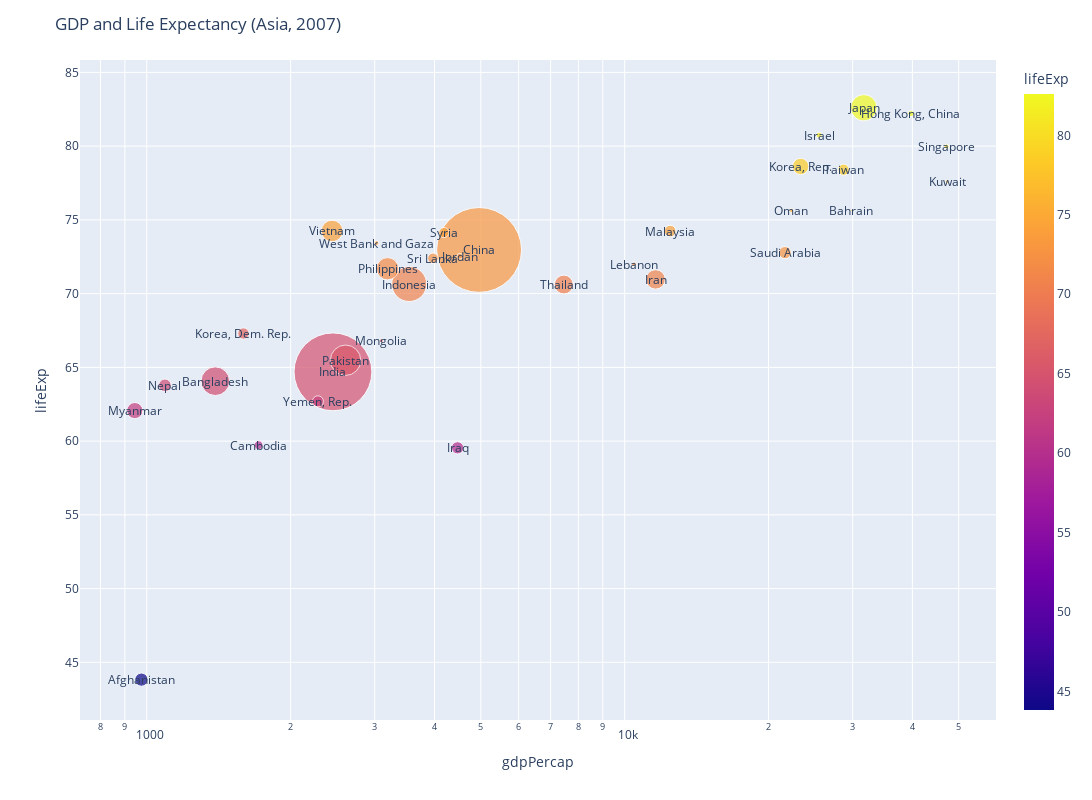

Notebook code for this chart:
### Code cell
import math

df = px.data.gapminder().query("year==2007 and continent=='Asia'")
df
fig = px.scatter(df, x="gdpPercap", y="lifeExp", color="lifeExp", \
                 size="pop", log_x=True, size_max=60)

fig.update_layout(
    height=800,width=1200,
    title_text='GDP and Life Expectancy (Asia, 2007)'
)
for idx in df.index:
    url="<a href='https://en.wikipedia.org/wiki/Demographics_of_"+df['country'][idx]+"' target='_blank'>"+df['country'][idx]+"</a>"
    fig.add_annotation(dict(x=math.log10(df['gdpPercap'][idx]),
                            y=df['lifeExp'][idx],
                            showarrow=False,
                            text=url,
                            xanchor='auto',
                            yanchor='auto'))
fig.show()

### Figure 1 — Plotly figure (JSON) as saved in the notebook; plotly's stock layout.template omitted (floating-point values rounded to 4 significant figures)
{"data": [{"hovertemplate": "gdpPercap=%{x}<br>lifeExp=%{marker.color}<br>pop=%{marker.size}<extra></extra>", "legendgroup": "", "marker": {"color": [43.83, 75.64, 64.06, 59.72, 72.96, 82.21, 64.7, 70.65, 70.96, 59.55, 80.75, 82.6, 72.53, 67.3, 78.62, 77.59, 71.99, 74.24, 66.8, 62.07, 63.78, 75.64, 65.48, 71.69, 72.78, 79.97, 72.4, 74.14, 78.4, 70.62, 74.25, 73.42, 62.7], "coloraxis": "coloraxis", "size": [31889923, 708573, 150448339, 14131858, 1318683096, 6980412, 1110396331, 223547000, 69453570, 27499638, 6426679, 127467972, 6053193, 23301725, 49044790, 2505559, 3921278, 24821286, 2874127, 47761980, 28901790, 3204897, 169270617, 91077287, 27601038, 4553009, 20378239, 19314747, 23174294, 65068149, 85262356, 4018332, 22211743], "sizemode": "area", "sizeref": 366300.0, "symbol": "circle"}, "mode": "markers", "name": "", "orientation": "v", "showlegend": false, "type": "scatter", "x": [974.6, 29800.0, 1391.0, 1714.0, 4959.0, 39720.0, 2452.0, 3541.0, 11610.0, 4471.0, 25520.0, 31660.0, 4519.0, 1593.0, 23350.0, 47310.0, 10460.0, 12450.0, 3096.0, 944, 1091.0, 22320.0, 2606.0, 3190.0, 21650.0, 47140.0, 3970.0, 4185.0, 28720.0, 7458.0, 2442.0, 3025.0, 2281.0], "xaxis": "x", "y": [43.83, 75.64, 64.06, 59.72, 72.96, 82.21, 64.7, 70.65, 70.96, 59.55, 80.75, 82.6, 72.53, 67.3, 78.62, 77.59, 71.99, 74.24, 66.8, 62.07, 63.78, 75.64, 65.48, 71.69, 72.78, 79.97, 72.4, 74.14, 78.4, 70.62, 74.25, 73.42, 62.7], "yaxis": "y"}], "layout": {"annotations": [{"showarrow": false, "text": "<a href='https://en.wikipedia.org/wiki/Demographics_of_Afghanistan' target='_blank'>Afghanistan</a>", "x": 2.989, "xanchor": "auto", "y": 43.83, "yanchor": "auto"}, {"showarrow": false, "text": "<a href='https://en.wikipedia.org/wiki/Demographics_of_Bahrain' target='_blank'>Bahrain</a>", "x": 4.474, "xanchor": "auto", "y": 75.64, "yanchor": "auto"}, {"showarrow": false, "text": "<a href='https://en.wikipedia.org/wiki/Demographics_of_Bangladesh' target='_blank'>Bangladesh</a>", "x": 3.143, "xanchor": "auto", "y": 64.06, "yanchor": "auto"}, {"showarrow": false, "text": "<a href='https://en.wikipedia.org/wiki/Demographics_of_Cambodia' target='_blank'>Cambodia</a>", "x": 3.234, "xanchor": "auto", "y": 59.72, "yanchor": "auto"}, {"showarrow": false, "text": "<a href='https://en.wikipedia.org/wiki/Demographics_of_China' target='_blank'>China</a>", "x": 3.695, "xanchor": "auto", "y": 72.96, "yanchor": "auto"}, {"showarrow": false, "text": "<a href='https://en.wikipedia.org/wiki/Demographics_of_Hong Kong, China' target='_blank'>Hong Kong, China</a>", "x": 4.599, "xanchor": "auto", "y": 82.21, "yanchor": "auto"}, {"showarrow": false, "text": "<a href='https://en.wikipedia.org/wiki/Demographics_of_India' target='_blank'>India</a>", "x": 3.39, "xanchor": "auto", "y": 64.7, "yanchor": "auto"}, {"showarrow": false, "text": "<a href='https://en.wikipedia.org/wiki/Demographics_of_Indonesia' target='_blank'>Indonesia</a>", "x": 3.549, "xanchor": "auto", "y": 70.65, "yanchor": "auto"}, {"showarrow": false, "text": "<a href='https://en.wikipedia.org/wiki/Demographics_of_Iran' target='_blank'>Iran</a>", "x": 4.065, "xanchor": "auto", "y": 70.96, "yanchor": "auto"}, {"showarrow": false, "text": "<a href='https://en.wikipedia.org/wiki/Demographics_of_Iraq' target='_blank'>Iraq</a>", "x": 3.65, "xanchor": "auto", "y": 59.55, "yanchor": "auto"}, {"showarrow": false, "text": "<a href='https://en.wikipedia.org/wiki/Demographics_of_Israel' target='_blank'>Israel</a>", "x": 4.407, "xanchor": "auto", "y": 80.75, "yanchor": "auto"}, {"showarrow": false, "text": "<a href='https://en.wikipedia.org/wiki/Demographics_of_Japan' target='_blank'>Japan</a>", "x": 4.5, "xanchor": "auto", "y": 82.6, "yanchor": "auto"}, {"showarrow": false, "text": "<a href='https://en.wikipedia.org/wiki/Demographics_of_Jordan' target='_blank'>Jordan</a>", "x": 3.655, "xanchor": "auto", "y": 72.53, "yanchor": "auto"}, {"showarrow": false, "text": "<a href='https://en.wikipedia.org/wiki/Demographics_of_Korea, Dem. Rep.' target='_blank'>Korea, Dem. Rep.</a>", "x": 3.202, "xanchor": "auto", "y": 67.3, "yanchor": "auto"}, {"showarrow": false, "text": "<a href='https://en.wikipedia.org/wiki/Demographics_of_Korea, Rep.' target='_blank'>Korea, Rep.</a>", "x": 4.368, "xanchor": "auto", "y": 78.62, "yanchor": "auto"}, {"showarrow": false, "text": "<a href='https://en.wikipedia.org/wiki/Demographics_of_Kuwait' target='_blank'>Kuwait</a>", "x": 4.675, "xanchor": "auto", "y": 77.59, "yanchor": "auto"}, {"showarrow": false, "text": "<a href='https://en.wikipedia.org/wiki/Demographics_of_Lebanon' target='_blank'>Lebanon</a>", "x": 4.02, "xanchor": "auto", "y": 71.99, "yanchor": "auto"}, {"showarrow": false, "text": "<a href='https://en.wikipedia.org/wiki/Demographics_of_Malaysia' target='_blank'>Malaysia</a>", "x": 4.095, "xanchor": "auto", "y": 74.24, "yanchor": "auto"}, {"showarrow": false, "text": "<a href='https://en.wikipedia.org/wiki/Demographics_of_Mongolia' target='_blank'>Mongolia</a>", "x": 3.491, "xanchor": "auto", "y": 66.8, "yanchor": "auto"}, {"showarrow": false, "text": "<a href='https://en.wikipedia.org/wiki/Demographics_of_Myanmar' target='_blank'>Myanmar</a>", "x": 2.975, "xanchor": "auto", "y": 62.07, "yanchor": "auto"}, {"showarrow": false, "text": "<a href='https://en.wikipedia.org/wiki/Demographics_of_Nepal' target='_blank'>Nepal</a>", "x": 3.038, "xanchor": "auto", "y": 63.78, "yanchor": "auto"}, {"showarrow": false, "text": "<a href='https://en.wikipedia.org/wiki/Demographics_of_Oman' target='_blank'>Oman</a>", "x": 4.349, "xanchor": "auto", "y": 75.64, "yanchor": "auto"}, {"showarrow": false, "text": "<a href='https://en.wikipedia.org/wiki/Demographics_of_Pakistan' target='_blank'>Pakistan</a>", "x": 3.416, "xanchor": "auto", "y": 65.48, "yanchor": "auto"}, {"showarrow": false, "text": "<a href='https://en.wikipedia.org/wiki/Demographics_of_Philippines' target='_blank'>Philippines</a>", "x": 3.504, "xanchor": "auto", "y": 71.69, "yanchor": "auto"}, {"showarrow": false, "text": "<a href='https://en.wikipedia.org/wiki/Demographics_of_Saudi Arabia' target='_blank'>Saudi Arabia</a>", "x": 4.336, "xanchor": "auto", "y": 72.78, "yanchor": "auto"}, {"showarrow": false, "text": "<a href='https://en.wikipedia.org/wiki/Demographics_of_Singapore' target='_blank'>Singapore</a>", "x": 4.673, "xanchor": "auto", "y": 79.97, "yanchor": "auto"}, {"showarrow": false, "text": "<a href='https://en.wikipedia.org/wiki/Demographics_of_Sri Lanka' target='_blank'>Sri Lanka</a>", "x": 3.599, "xanchor": "auto", "y": 72.4, "yanchor": "auto"}, {"showarrow": false, "text": "<a href='https://en.wikipedia.org/wiki/Demographics_of_Syria' target='_blank'>Syria</a>", "x": 3.622, "xanchor": "auto", "y": 74.14, "yanchor": "auto"}, {"showarrow": false, "text": "<a href='https://en.wikipedia.org/wiki/Demographics_of_Taiwan' target='_blank'>Taiwan</a>", "x": 4.458, "xanchor": "auto", "y": 78.4, "yanchor": "auto"}, {"showarrow": false, "text": "<a href='https://en.wikipedia.org/wiki/Demographics_of_Thailand' target='_blank'>Thailand</a>", "x": 3.873, "xanchor": "auto", "y": 70.62, "yanchor": "auto"}, {"showarrow": false, "text": "<a href='https://en.wikipedia.org/wiki/Demographics_of_Vietnam' target='_blank'>Vietnam</a>", "x": 3.388, "xanchor": "auto", "y": 74.25, "yanchor": "auto"}, {"showarrow": false, "text": "<a href='https://en.wikipedia.org/wiki/Demographics_of_West Bank and Gaza' target='_blank'>West Bank and Gaza</a>", "x": 3.481, "xanchor": "auto", "y": 73.42, "yanchor": "auto"}, {"showarrow": false, "text": "<a href='https://en.wikipedia.org/wiki/Demographics_of_Yemen, Rep.' target='_blank'>Yemen, Rep.</a>", "x": 3.358, "xanchor": "auto", "y": 62.7, "yanchor": "auto"}], "coloraxis": {"colorbar": {"title": {"text": "lifeExp"}}, "colorscale": [[0, "#0d0887"], [0.1111, "#46039f"], [0.2222, "#7201a8"], [0.3333, "#9c179e"], [0.4444, "#bd3786"], [0.5556, "#d8576b"], [0.6667, "#ed7953"], [0.7778, "#fb9f3a"], [0.8889, "#fdca26"], [1, "#f0f921"]]}, "height": 800, "legend": {"itemsizing": "constant", "tracegroupgap": 0}, "margin": {"t": 60}, "title": {"text": "GDP and Life Expectancy (Asia, 2007)"}, "width": 1200, "xaxis": {"anchor": "y", "domain": [0, 1], "title": {"text": "gdpPercap"}, "type": "log"}, "yaxis": {"anchor": "x", "domain": [0, 1], "title": {"text": "lifeExp"}}}}
